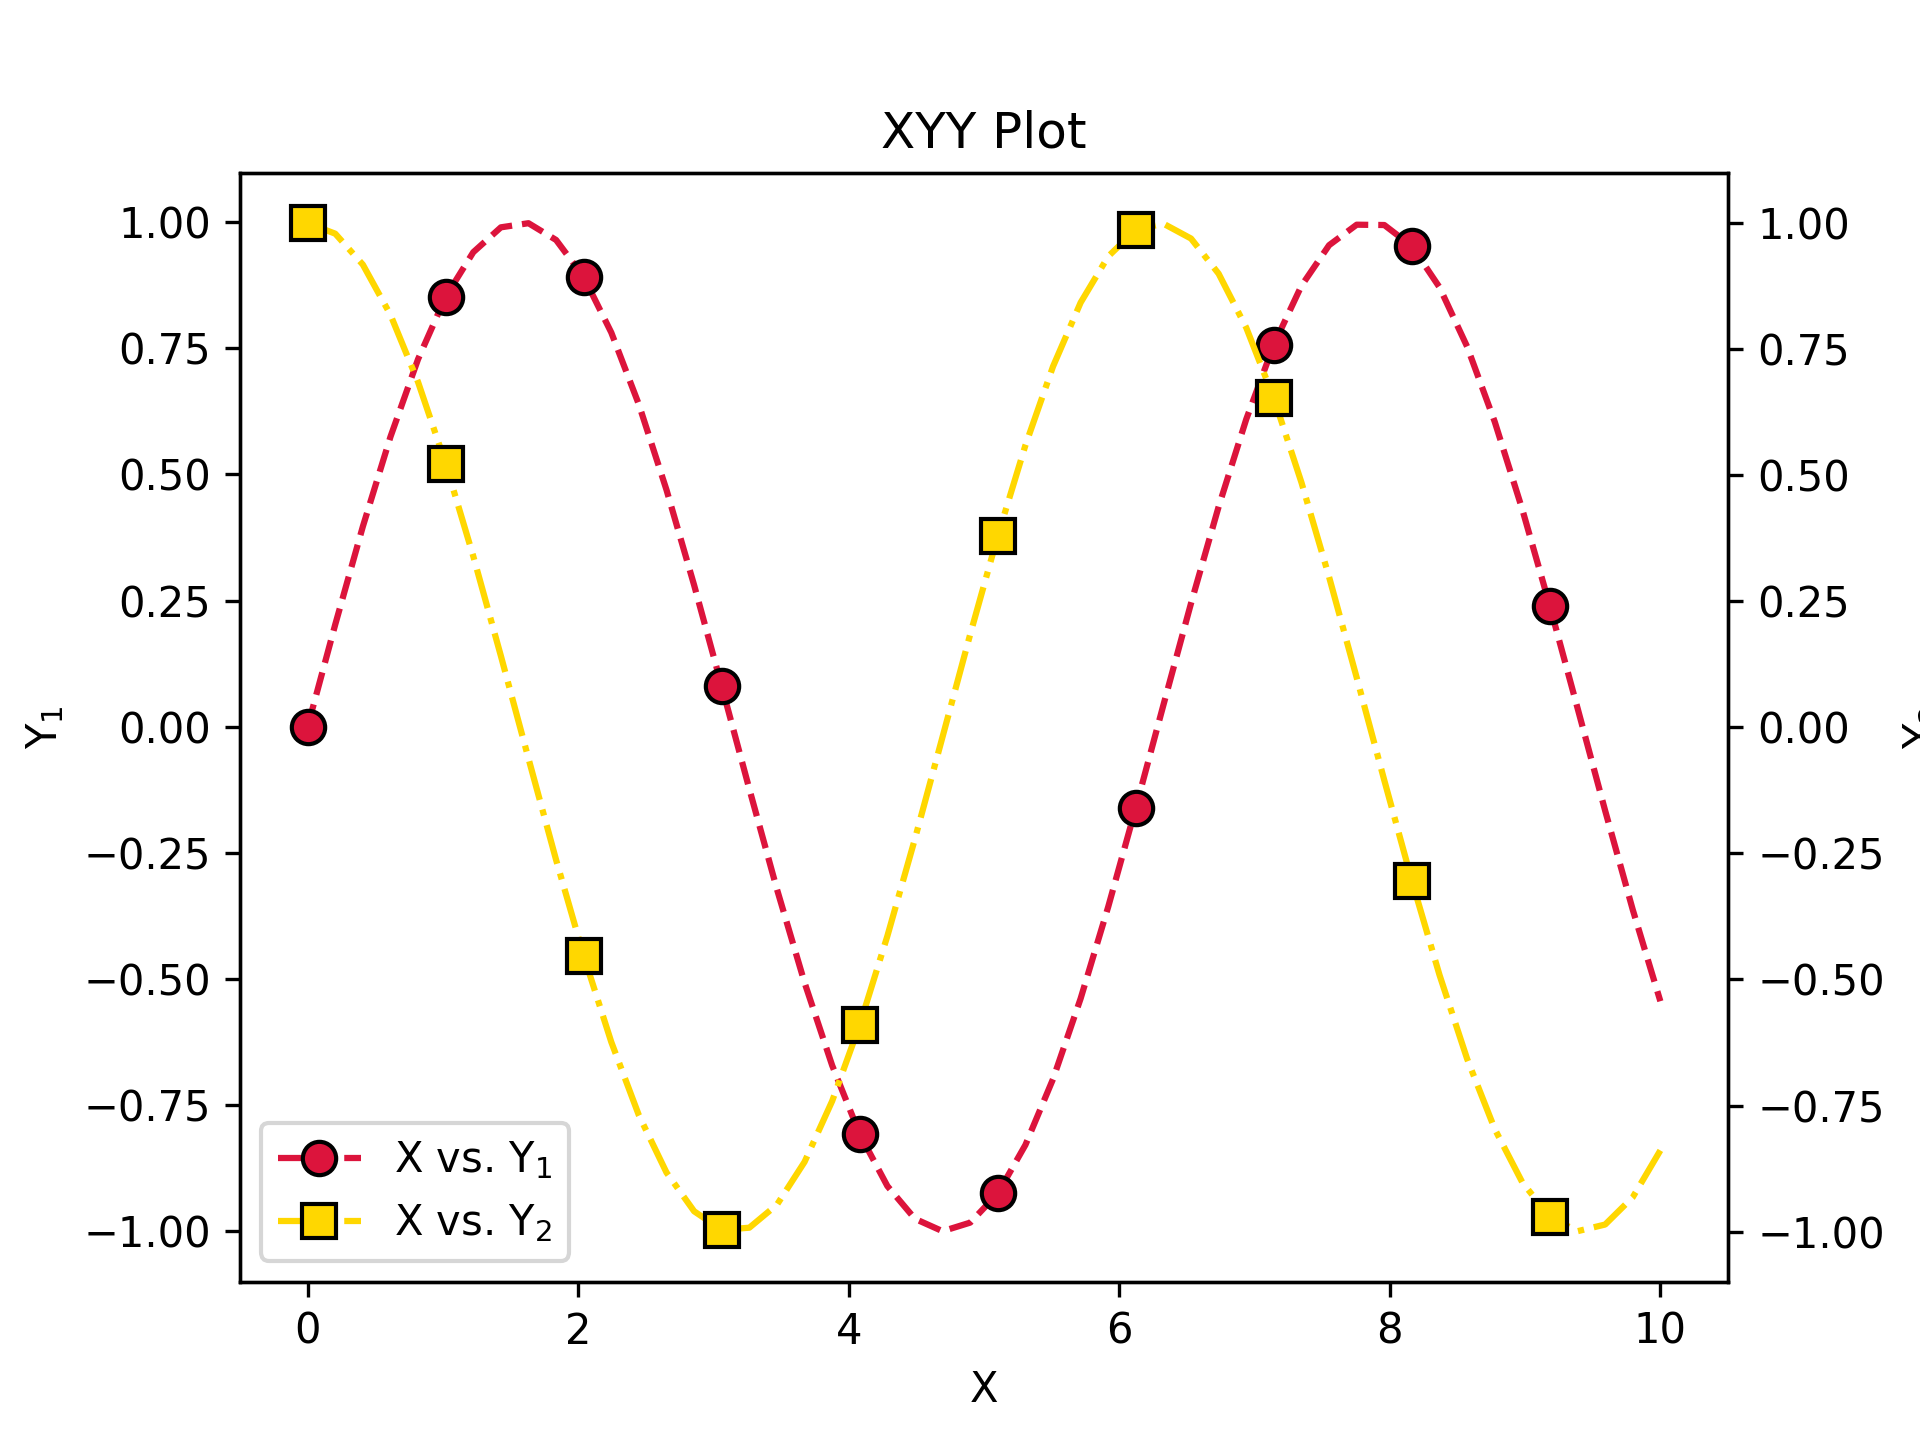

Reproduce this figure in Python.
"""Created on Mar 08 02:33:22 2026"""

import matplotlib.pyplot as plt
import numpy as np

from plotez import LinePlotConfig, plot_xyy

x = np.linspace(0, 10, 50)
y1, y2 = np.sin(x), np.cos(x)

# The `LinePlotConfig` class can also handle non-defined keywords using
# the `_extra` parameter
config = LinePlotConfig(
    linestyle=["--", "-."],
    color=["crimson", "gold"],
    marker=["o", "s"],
    markersize=[8, 8],
    markeredgecolor=["black", "black"],
    _extra={"markevery": [5, 5]},
)

plot_xyy(x, y1, y2, plot_config=config)

# plt.show()
plt.savefig("README_E6_full_customization.png", dpi=300)
plt.close()
